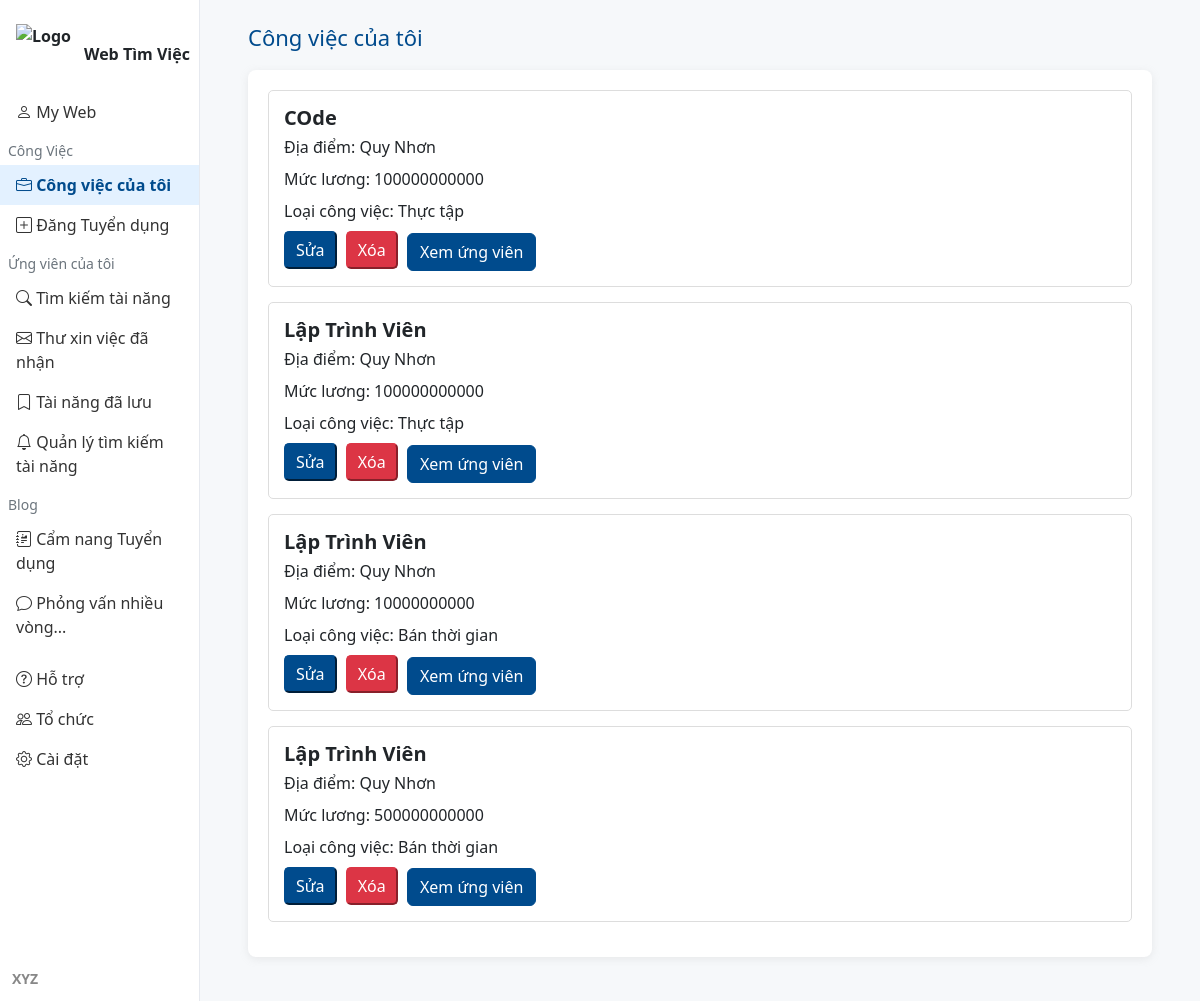
/employer_jobs.php (signed in), run on an earlier commit of the app's database.
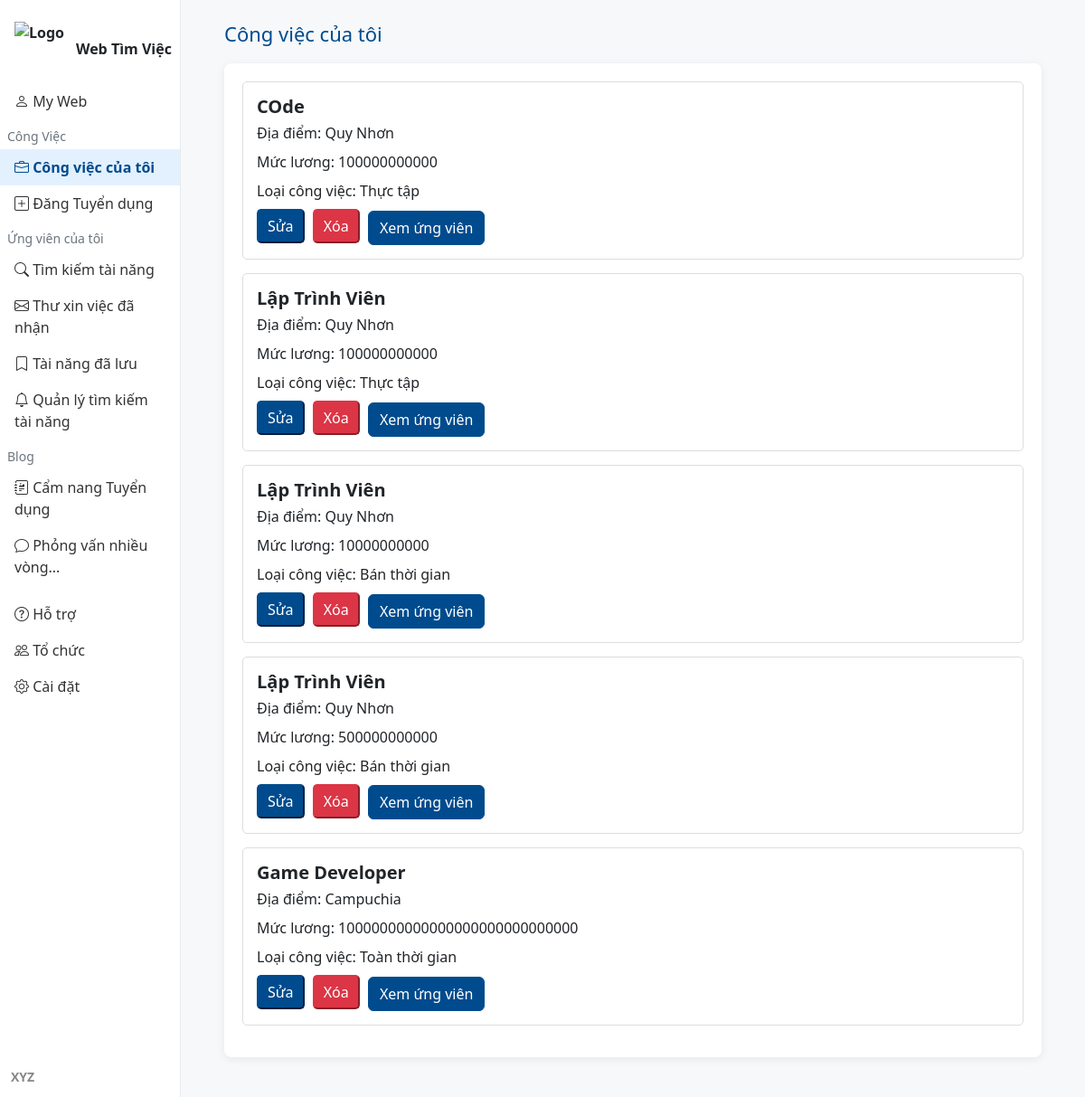
And on a later commit of the database.
### tables this page shows
CREATE TABLE `jobs` (
  `id` int(11) NOT NULL,
  `employer_id` int(11) DEFAULT NULL,
  `company_name` varchar(255) DEFAULT NULL,
  `title` varchar(255) NOT NULL,
  `description` text DEFAULT NULL,
  `location` varchar(100) DEFAULT NULL,
  `salary` varchar(100) DEFAULT NULL,
  `requirements` text DEFAULT NULL,
  `benefits` text DEFAULT NULL,
  `created_at` datetime DEFAULT current_timestamp(),
  `updated_at` datetime DEFAULT current_timestamp() ON UPDATE current_timestamp(),
  `job_type` varchar(255) DEFAULT NULL,
  `industry` text DEFAULT NULL,
  `deadline` date DEFAULT NULL,
  `display_duration` int(11) NOT NULL DEFAULT 30,
  `years_experience` int(11) NOT NULL DEFAULT 0
);

### employer_jobs.php (the view, shortened to what this page needs)
<?php
$host = "localhost";
$username = "root";
$password = "";
$database = "findjob";
$conn = new mysqli($host, $username, $password, $database);
$employer_id = $_SESSION['employer_id'];
$sql = "SELECT * FROM jobs WHERE employer_id = ?";
$stmt = $conn->prepare($sql);
$stmt->bind_param("i", $employer_id);
$stmt->execute();
$result = $stmt->get_result();
$jobs = $result->fetch_all(MYSQLI_ASSOC);
?>
<!DOCTYPE html>
<html lang="vi">
<head>
    <link href="https://cdn.jsdelivr.net/npm/bootstrap@5.3.0/dist/css/bootstrap.min.css" rel="stylesheet">
    <link href="https://cdn.jsdelivr.net/npm/bootstrap-icons@1.10.5/font/bootstrap-icons.css" rel="stylesheet">
</head>
<body>
    <div class="container-fluid">
        <div class="row">
            <div class="col-2 sidebar px-0 d-flex flex-column position-relative">
                <div class="pt-4 ps-3 mb-2">
                    <a class="navbar-brand fw-bold d-flex align-items-center" href="../index.php">
                        <img src="https://hoitinhoc.binhdinh.gov.vn/wp-content/uploads/2019/04/image001.png" class="me-2" alt="Logo" width="60" height="60"> Web Tìm Việc
                    </a>
                </div>
                <nav class="nav flex-column">
                    <a class="nav-link" href="employer_dashboard.php"><i class="bi bi-person"></i> My Web</a>
                    <div class="ps-2 pt-2 pb-1 text-secondary small">Công Việc</div>
                    <a class="nav-link active" href="employer_jobs.php"><i class="bi bi-briefcase"></i> Công việc của tôi</a>
                    <a class="nav-link" href="employer_post_job.php"><i class="bi bi-plus-square"></i> Đăng Tuyển dụng</a>
                    <div class="ps-2 pt-2 pb-1 text-secondary small">Ứng viên của tôi</div>
                    <a class="nav-link" href="employer_search.php"><i class="bi bi-search"></i> Tìm kiếm tài năng</a>
                    <a class="nav-link" href="employer_applicants.php"><i class="bi bi-envelope"></i> Thư xin việc đã nhận</a>
                    <a class="nav-link" href="employer_saved.php"><i class="bi bi-bookmark"></i> Tài năng đã lưu</a>
                    <a class="nav-link" href="employer_alerts.php"><i class="bi bi-bell"></i> Quản lý tìm kiếm tài năng</a>
                    <div class="ps-2 pt-2 pb-1 text-secondary small">Blog</div>
                    <a class="nav-link" href="employer_handbook.php"><i class="bi bi-journal-richtext"></i> Cẩm nang Tuyển dụng</a>
                    <a class="nav-link" href="employer_interview.php"><i class="bi bi-chat"></i> Phỏng vấn nhiều vòng...</a>
                    <div class="ps-2 pt-2 pb-1 text-secondary small"> </div>
                    <a class="nav-link" href="employer_help.php"><i class="bi bi-question-circle"></i> Hỗ trợ</a>
                    <a class="nav-link" href="employer_organization.php"><i class="bi bi-people"></i> Tổ chức</a>
                    <a class="nav-link" href="employer_settings.php"><i class="bi bi-gear"></i> Cài đặt</a>
                </nav>
                <div class="sidebar-bottom">
                    <div><b><?= htmlspecialchars($_SESSION['employer_name']) ?></b></div>
                </div>
            </div>
            <div class="col-10 main-content px-5 py-4">
                <h2 class="dashboard-header">Công việc của tôi</h2>
                <div class="dashboard-card">
                    <?php if (empty($jobs)): ?>
                        <p>Bạn chưa đăng tin tuyển dụng nào.</p>
                    <?php else: ?>
                        <?php foreach ($jobs as $job): ?>
                            <div class="job-card" id="job-<?= $job['id'] ?>">
                                <h5 class="job-title"><?= htmlspecialchars($job['title']) ?></h5>
                                <p class="job-info">Địa điểm: <?= htmlspecialchars($job['location']) ?></p>
                                <p class="job-info">Mức lương: <?= htmlspecialchars($job['salary']) ?></p>
                                <p class="job-info">Loại công việc: <?= htmlspecialchars($job['job_type']) ?></p>
                                <button class="edit-button" onclick="showEditForm(<?= htmlspecialchars(json_encode($job)) ?>)">Sửa</button>
                                <button class="delete-button" onclick="showDeleteModal(<?= $job['id'] ?>)">Xóa</button>
                               <button class="btn btn-primary"
                                     onclick="window.location.href='employer_applicants.php?job_id=<?= $job['id'] ?>'">
                                        Xem ứng viên
                                    </button>
                            </div>
                        <?php endforeach; ?>
                    <?php endif; ?>
                </div>
            </div>
        </div>
    </div>
</body>
</html>

### employer_jobs.php (style rules this page uses)
body { background: #f6f8fa; }
.sidebar { min-height: 100vh; background: #fff; border-right: 1px solid #e6e9ef; }
.sidebar .nav-link.active, .sidebar .nav-link:focus { background: #e3f1ff; color: #004b8d !important; font-weight: 600; }
.sidebar .nav-link { color: #333; }
.sidebar .nav-link i { width: 20px; }
.sidebar-bottom { position: absolute; bottom: 0; width: 220px; padding: 12px; font-size: 14px; color: #888; }
.main-content { background: #f6f8fa; min-height: 100vh; }
.dashboard-header { color: #004b8d; font-size: 22px; margin-bottom: 20px; }
.dashboard-card { background: #fff; border-radius: 8px; padding: 20px; box-shadow: 0 2px 8px #aaa3; margin-bottom: 20px; }
.job-card { border: 1px solid #ddd; border-radius: 5px; padding: 15px; margin-bottom: 15px; }
.job-title { font-weight: bold; margin-bottom: 5px; }
.job-info { margin-bottom: 8px; }
.edit-button, .delete-button { background-color: #004b8d; border-color: #004b8d; color: #fff; padding: 5px 10px; border-radius: 5px; cursor: pointer; margin-right: 5px; }
.delete-button { background-color: #dc3545; border-color: #dc3545; }
.btn-primary { background-color: #004b8d; border-color: #004b8d; }

What changed in the data, as far as the page shows it:
added jobs: title "Game Developer", location "Campuchia", salary "10000000000000000000000000000", job_type "Toàn thời gian"
